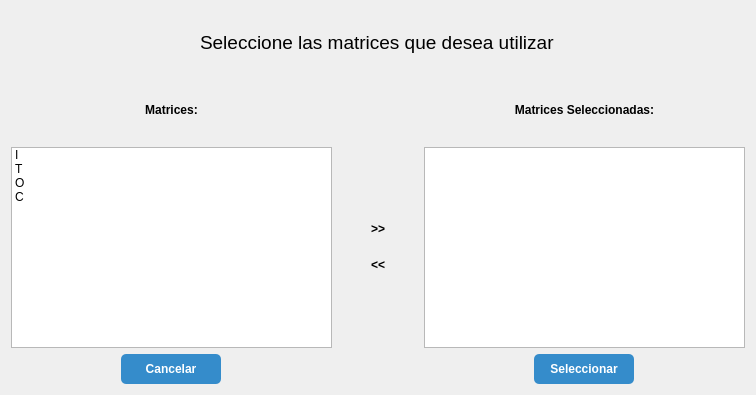
<?xml version="1.0" encoding="UTF-8"?>
<ui version="4.0">
 <class>FormCortoPlazo</class>
 <widget class="QWidget" name="FormCortoPlazo">
  <property name="windowModality">
   <enum>Qt::ApplicationModal</enum>
  </property>
  <property name="geometry">
   <rect>
    <x>0</x>
    <y>0</y>
    <width>756</width>
    <height>395</height>
   </rect>
  </property>
  <property name="windowTitle">
   <string>Evaluar Escenario</string>
  </property>
  <layout class="QGridLayout" name="gridLayout_2">
   <item row="0" column="0">
    <layout class="QGridLayout" name="gridLayout">
     <item row="0" column="0" colspan="3" alignment="Qt::AlignHCenter">
      <widget class="QLabel" name="label">
       <property name="font">
        <font>
         <pointsize>14</pointsize>
        </font>
       </property>
       <property name="text">
        <string>Seleccione las matrices que desea utilizar</string>
       </property>
      </widget>
     </item>
     <item row="2" column="0" rowspan="4">
      <widget class="QListWidget" name="listAgregar">
       <item>
        <property name="text">
         <string>I</string>
        </property>
       </item>
       <item>
        <property name="text">
         <string>T</string>
        </property>
       </item>
       <item>
        <property name="text">
         <string>O</string>
        </property>
       </item>
       <item>
        <property name="text">
         <string>C</string>
        </property>
       </item>
       <item>
        <property name="text">
         <string/>
        </property>
       </item>
      </widget>
     </item>
     <item row="7" column="2" alignment="Qt::AlignHCenter">
      <widget class="QPushButton" name="pushButton_3">
       <property name="sizePolicy">
        <sizepolicy hsizetype="Fixed" vsizetype="Fixed">
         <horstretch>0</horstretch>
         <verstretch>0</verstretch>
        </sizepolicy>
       </property>
       <property name="minimumSize">
        <size>
         <width>100</width>
         <height>30</height>
        </size>
       </property>
       <property name="maximumSize">
        <size>
         <width>150</width>
         <height>16777215</height>
        </size>
       </property>
       <property name="styleSheet">
        <string notr="true">background-color: #358ccb; color: #fff; font-weight: bold; height: 30px; border: none; border-radius: 5px;</string>
       </property>
       <property name="text">
        <string>Seleccionar</string>
       </property>
       <property name="default">
        <bool>false</bool>
       </property>
      </widget>
     </item>
     <item row="1" column="0">
      <widget class="QLabel" name="label_3">
       <property name="styleSheet">
        <string notr="true">font-weight:bold;</string>
       </property>
       <property name="text">
        <string>Matrices:</string>
       </property>
       <property name="alignment">
        <set>Qt::AlignCenter</set>
       </property>
      </widget>
     </item>
     <item row="2" column="2" rowspan="4">
      <widget class="QListWidget" name="listSeleccionado"/>
     </item>
     <item row="4" column="1">
      <widget class="QPushButton" name="pushButton_2">
       <property name="minimumSize">
        <size>
         <width>80</width>
         <height>30</height>
        </size>
       </property>
       <property name="maximumSize">
        <size>
         <width>150</width>
         <height>30</height>
        </size>
       </property>
       <property name="styleSheet">
        <string notr="true">font-weight: bold; height: 30px; border: none; border-radius: 5px;</string>
       </property>
       <property name="text">
        <string>&lt;&lt;</string>
       </property>
       <property name="flat">
        <bool>true</bool>
       </property>
      </widget>
     </item>
     <item row="3" column="1">
      <widget class="QPushButton" name="pushButton">
       <property name="minimumSize">
        <size>
         <width>80</width>
         <height>30</height>
        </size>
       </property>
       <property name="maximumSize">
        <size>
         <width>150</width>
         <height>30</height>
        </size>
       </property>
       <property name="styleSheet">
        <string notr="true">font-weight: bold; height: 30px; border: none; border-radius: 5px;</string>
       </property>
       <property name="text">
        <string>&gt;&gt;</string>
       </property>
       <property name="flat">
        <bool>true</bool>
       </property>
      </widget>
     </item>
     <item row="1" column="2">
      <widget class="QLabel" name="label_2">
       <property name="styleSheet">
        <string notr="true">font-weight:bold;</string>
       </property>
       <property name="text">
        <string>Matrices Seleccionadas:</string>
       </property>
       <property name="alignment">
        <set>Qt::AlignCenter</set>
       </property>
      </widget>
     </item>
     <item row="7" column="0" alignment="Qt::AlignHCenter">
      <widget class="QPushButton" name="pushButton_4">
       <property name="sizePolicy">
        <sizepolicy hsizetype="Fixed" vsizetype="Fixed">
         <horstretch>0</horstretch>
         <verstretch>0</verstretch>
        </sizepolicy>
       </property>
       <property name="minimumSize">
        <size>
         <width>100</width>
         <height>30</height>
        </size>
       </property>
       <property name="maximumSize">
        <size>
         <width>150</width>
         <height>16777215</height>
        </size>
       </property>
       <property name="styleSheet">
        <string notr="true">background-color: #358ccb; color: #fff; font-weight: bold; height: 30px; border: none; border-radius: 5px;</string>
       </property>
       <property name="text">
        <string>Cancelar</string>
       </property>
      </widget>
     </item>
    </layout>
   </item>
  </layout>
 </widget>
 <resources/>
 <connections/>
</ui>
